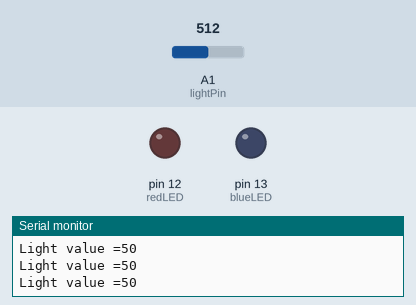
Recording of a sketch running on a simulated Arduino Uno, built with avr-gcc and run on an emulated ATmega328P. On the bench: output pins drawn as LEDs (lit = HIGH), the last lines printed to the serial monitor. Inputs (shaded band) come from the test bench; at power-on: A1 (lightPin) = 512.

Above: at 1.2 s.
1.3 s: A1 (lightPin) set to 505
At 2.4 s:
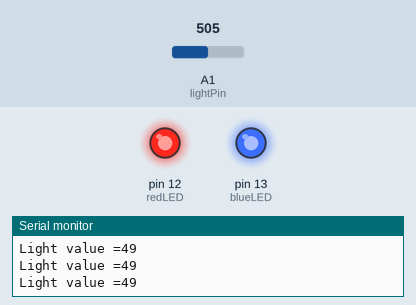
2.9 s: A1 (lightPin) set to 716
At 3.9 s:
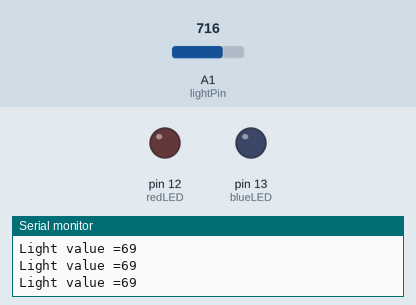
4.5 s: A1 (lightPin) set to 511
At 5.3 s:
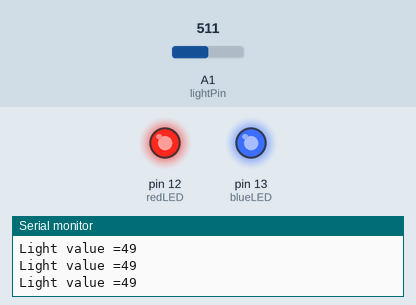
Timing chart, 0 to 7.5 s (numbered marks = the images above; inputs shaded):
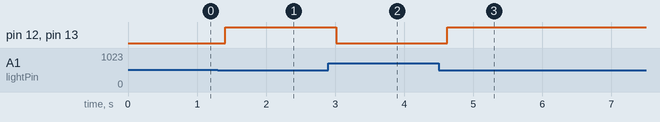

The sketch:

lightSensor_level3.ino
```cpp
// (licence header left out)
int lightPin = A1; //The light sensor is plugged into pin A1 of the Arduino.
int data = 0;      //This will store the data from the sensor.
int blueLED = 13;
int redLED = 12;

void setup() { //The Setup function runs once.
  Serial.begin(9600);
  pinMode(blueLED, OUTPUT);
  pinMode(redLED, OUTPUT);
}

void loop() { //The loop function runs forever.
  data = analogRead(lightPin); //Read the value from the light sensor and store it in the lightData variable.
  data = map (data,0,1023,0,100);
  Serial.print("Light value =");
  Serial.println(data);  //Print the data to the serial port.
  delay(100);           //Wait 1 second (1000mS) before running again.

  if (data < 50)
  {
    digitalWrite (blueLED, HIGH);
    digitalWrite (redLED, HIGH);
  }
  else
  {
    digitalWrite (blueLED, LOW);
    digitalWrite (redLED, LOW);
  }
}
```

Measured:
- the behaviour switches between 512 and 511 on A1 (lightPin) (found by bisection; images 0 and 1)
- after the input at 1.3 s, pin 12 (redLED), pin 13 (blueLED): LOW → HIGH after 0.11 s
- after the input at 2.9 s, pin 12 (redLED), pin 13 (blueLED): HIGH → LOW after 0.11 s
- after the input at 4.5 s, pin 12 (redLED), pin 13 (blueLED): LOW → HIGH after 0.12 s
